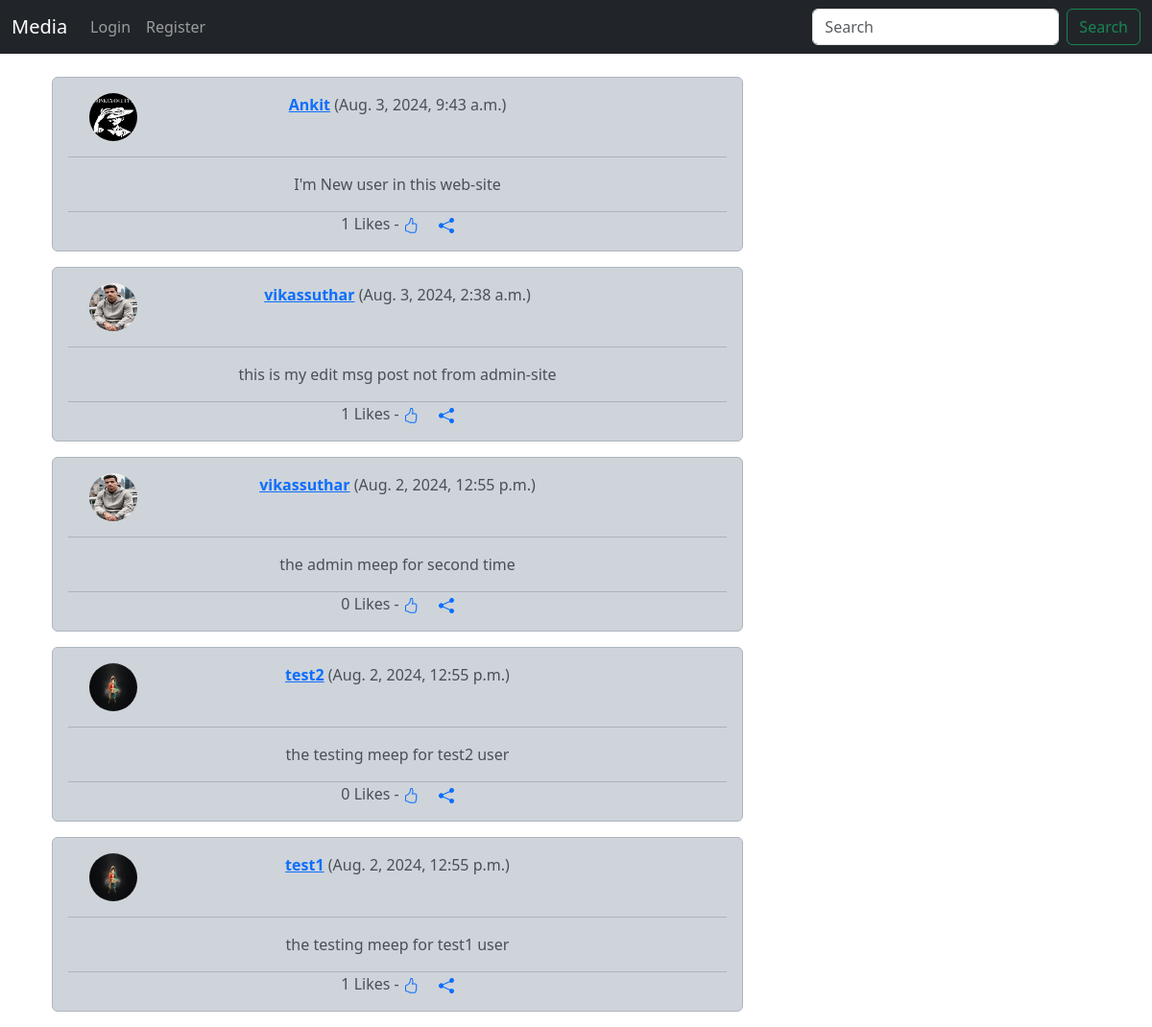
The page / on the database its author committed.
### musker/models.py (models this page shows, shortened)
class Meep(models.Model):
    user = models.ForeignKey(
         User, related_name="meeps",
         on_delete=models.DO_NOTHING
    )
    body = models.CharField(max_length=200)
    created_at = models.DateTimeField(auto_now_add=True)
    likes = models.ManyToManyField(User, related_name="meep_like", blank=True)
    def number_of_likes(self):
        return self.likes.count()

class Profile(models.Model):
    user = models.OneToOneField(User, on_delete=models.CASCADE)
    follows = models.ManyToManyField('self', related_name='followed_by', symmetrical=False, blank=True)
    date_modified = models.DateTimeField(User, auto_now=True)
    profile_image = models.ImageField(null=True, blank=True, upload_to='images/')
    profile_bio = models.CharField(null=True, blank=True, max_length=500)
    homepage_link = models.CharField(null=True, blank=True, max_length=100)
    facebook_link = models.CharField(null=True, blank=True, max_length=100)
    instagram_link = models.CharField(null=True, blank=True, max_length=100)
    linkedin_link = models.CharField(null=True, blank=True, max_length=100)

### musker/views.py (the view)
# urls.py: 2. Add a URL to urlpatterns:  path('', views.home, name='home')
def home(request):
    meeps = Meep.objects.all().order_by("-created_at")
    if request.user.is_authenticated:
        forms = MeepForm(request.POST or None)
        if forms.is_valid():
            meep = forms.save(commit=False)
            meep.user = request.user
            meep.save()
            messages.info(request, "Your Messages is posted...")
            return redirect('home')
        context = {'meeps':meeps, 'forms':forms}
    else:
        context = {'meeps':meeps}
    return render(request, 'musker/home.html', context)

### templates/musker/home.html (shortened to what this page needs)
{% extends 'base.html' %}
{% load static %}
{% block content %}
<div class="container text-center">
    <div class="row">
        <div class="col-8">
            {% for meep in meeps %}
            <div class="alert-dark alert container" role="alert">
                <div class="row">
                    <div class="col-2">
                        {% if meep.user.profile.profile_image %}
                        <img src="{{ meep.user.profile.profile_image.url}}" class="rounded-circle" alt="Profile-Pic" width="50" height="50">
                        {% else %}
                        <img src="{% static 'images/defualt.jpg' %}" class="rounded-circle" alt="defualt" width="50" height="50">
                        {% endif %}
                    </div>
                    <div class="col-8">
                        <a href="{% url 'profile' meep.user.id %}"><strong>{{ meep.user.username }}</strong></a>
                        ({{ meep.created_at }})
                    </div>
                </div> <hr>
                    <p class="card-text">{{ meep.body }}</p><hr class="mt-0 mb-0"><span>{{meep.number_of_likes }} Likes - </span>
                    {% if user in meep.likes.all %}
                    <a href="{% url 'meep_like' meep.id %}"><svg xmlns="http://www.w3.org/2000/svg" width="16" height="16" fill="currentColor" class="bi bi-hand-thumbs-up-fill" viewBox="0 0 16 16">
                        <path d="M6.956 1.745C7.021.81 7.908.087 8.864.325l.261.066c.463.116.874.456 1.012.965.22.816.533 2.511.062 4.51a10 10 0 0 1 .443-.051c.713-.065 1.669-.072 2.516.21.518.173.994.681 1.2 1.273.184.532.16 1.162-.234 1.733q.086.18.138.363c.077.27.113.567.113.856s-.036.586-.113.856c-.039.135-.09.273-.16.404.169.387.107.819-.003 1.148a3.2 3.2 0 0 1-.488.901c.054.152.076.312.076.465 0 .305-.089.625-.253.912C13.1 15.522 12.437 16 11.5 16H8c-.605 0-1.07-.081-1.466-.218a4.8 4.8 0 0 1-.97-.484l-.048-.03c-.504-.307-.999-.609-2.068-.722C2.682 14.464 2 13.846 2 13V9c0-.85.685-1.432 1.357-1.615.849-.232 1.574-.787 2.132-1.41.56-.627.914-1.28 1.039-1.639.199-.575.356-1.539.428-2.59z"/>
                      </svg></a>
                    {% else %}
                    <a href="{% url 'meep_like' meep.id %}"></a>
                    {% endif %}
                    <span><a href="{% url 'meep_show' meep.id %}"><svg xmlns="http://www.w3.org/2000/svg" width="16" height="16" fill="currentColor" class="bi bi-share-fill" viewBox="0 0 16 16">
                        <path d="M11 2.5a2.5 2.5 0 1 1 .603 1.628l-6.718 3.12a2.5 2.5 0 0 1 0 1.504l6.718 3.12a2.5 2.5 0 1 1-.488.876l-6.718-3.12a2.5 2.5 0 1 1 0-3.256l6.718-3.12A2.5 2.5 0 0 1 11 2.5"/>
                      </svg></a></span>
            </div>
            {% endfor%}
        </div>
        <div class="col-4">
        </div>
    </div>
</div>
{% endblock content%}

### rows shown on the page
Meep: user.profile.profile_image (picture), user.username "Ankit", created_at "Aug. 3, 2024, 9:43 a.m.", body "I'm New user in this web-site", number_of_likes "1"
Meep: user.profile.profile_image (picture), user.username "vikassuthar", created_at "Aug. 3, 2024, 2:38 a.m.", body "this is my edit msg post not from admin-site", number_of_likes "1"
Meep: user.profile.profile_image (picture), user.username "vikassuthar", created_at "Aug. 2, 2024, 12:55 p.m.", body "the admin meep for second time", number_of_likes "0"
Meep: user.username "test2", created_at "Aug. 2, 2024, 12:55 p.m.", body "the testing meep for test2 user", number_of_likes "0"
Meep: user.username "test1", created_at "Aug. 2, 2024, 12:55 p.m.", body "the testing meep for test1 user", number_of_likes "1"
